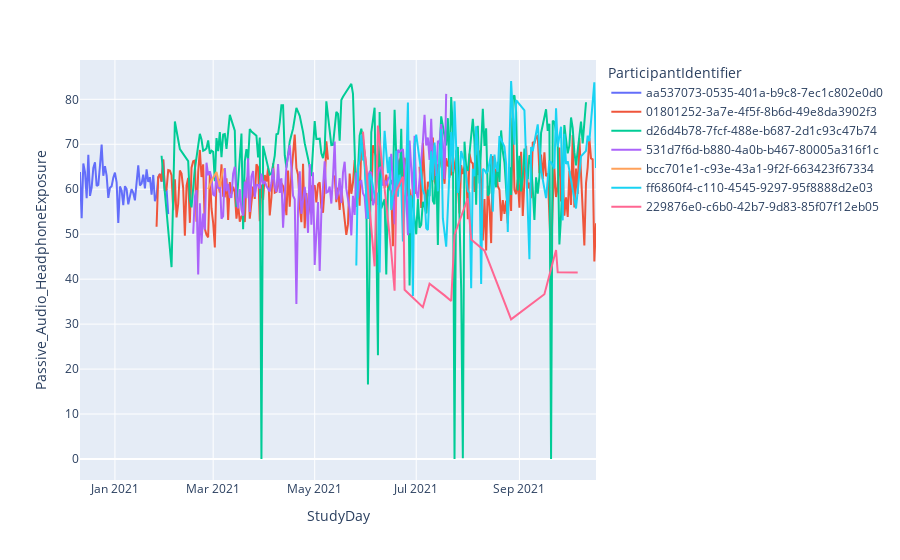

Source (notebook cell):
### Code cell
fig = px.line(df, x="StudyDay", y="Passive_Audio_HeadphoneExposure", color='ParticipantIdentifier')
fig.show()

### Figure 1 — Plotly figure (JSON) as saved in the notebook; plotly's stock layout.template omitted (floating-point values rounded to 4 significant figures; data arrays with more than 128 entries replaced by an {"elided": "..."} marker saying what was removed)
{"data": [{"hovertemplate": "ParticipantIdentifier=aa537073-0535-401a-b9c8-7ec1c802e0d0<br>StudyDay=%{x}<br>Passive_Audio_HeadphoneExposure=%{y}<extra></extra>", "legendgroup": "aa537073-0535-401a-b9c8-7ec1c802e0d0", "line": {"color": "#636efa", "dash": "solid"}, "mode": "lines", "name": "aa537073-0535-401a-b9c8-7ec1c802e0d0", "orientation": "v", "showlegend": true, "type": "scatter", "x": ["2020-12-11", "2020-12-12", "2020-12-13", "2020-12-14", "2020-12-15", "2020-12-16", "2020-12-17", "2020-12-18", "2020-12-19", "2020-12-20", "2020-12-21", "2020-12-22", "2020-12-23", "2020-12-24", "2020-12-25", "2020-12-26", "2020-12-27", "2020-12-28", "2020-12-29", "2020-12-30", "2020-12-31", "2021-01-01", "2021-01-02", "2021-01-03", "2021-01-04", "2021-01-05", "2021-01-06", "2021-01-07", "2021-01-08", "2021-01-09", "2021-01-10", "2021-01-11", "2021-01-12", "2021-01-13", "2021-01-14", "2021-01-15", "2021-01-16", "2021-01-17", "2021-01-18", "2021-01-19", "2021-01-20", "2021-01-21", "2021-01-22", "2021-01-23", "2021-01-24", "2021-01-25", "2021-01-26", "2021-01-27", "2021-01-28", "2021-01-29", "2021-01-30", "2021-01-31", "2021-02-01", "2021-02-02"], "xaxis": "x", "y": [63.82, 53.54, 65.71, 63.83, 57.99, 67.64, 58.53, 60.37, 64.72, 66.0, 60.72, 60.97, 65.25, 69.94, 63.0, 65.12, 63.06, 58.09, 60.34, 60.69, 62.56, 63.71, 61.54, 52.49, 60.63, 59.73, 56.46, 60.68, 60.03, 56.64, 58.41, 60.05, 59.19, 57.54, 61.46, 65.34, 60.82, 61.24, 63.26, 60.18, 64.43, 61.62, 62.67, 58.82, 63.18, 57.35, 58.48, 62.67, 63.4, 61.71, 66.6, 59.58, 60.03, 54.45], "yaxis": "y"}, {"hovertemplate": "ParticipantIdentifier=01801252-3a7e-4f5f-8b6d-49e8da3902f3<br>StudyDay=%{x}<br>Passive_Audio_HeadphoneExposure=%{y}<extra></extra>", "legendgroup": "01801252-3a7e-4f5f-8b6d-49e8da3902f3", "line": {"color": "#EF553B", "dash": "solid"}, "mode": "lines", "name": "01801252-3a7e-4f5f-8b6d-49e8da3902f3", "orientation": "v", "showlegend": true, "type": "scatter", "x": {"elided": "265 str values"}, "xaxis": "x", "y": {"elided": "265 float values"}, "yaxis": "y"}, {"hovertemplate": "ParticipantIdentifier=d26d4b78-7fcf-488e-b687-2d1c93c47b74<br>StudyDay=%{x}<br>Passive_Audio_HeadphoneExposure=%{y}<extra></extra>", "legendgroup": "d26d4b78-7fcf-488e-b687-2d1c93c47b74", "line": {"color": "#00cc96", "dash": "solid"}, "mode": "lines", "name": "d26d4b78-7fcf-488e-b687-2d1c93c47b74", "orientation": "v", "showlegend": true, "type": "scatter", "x": {"elided": "201 str values"}, "xaxis": "x", "y": {"elided": "201 float values"}, "yaxis": "y"}, {"hovertemplate": "ParticipantIdentifier=531d7f6d-b880-4a0b-b467-80005a316f1c<br>StudyDay=%{x}<br>Passive_Audio_HeadphoneExposure=%{y}<extra></extra>", "legendgroup": "531d7f6d-b880-4a0b-b467-80005a316f1c", "line": {"color": "#ab63fa", "dash": "solid"}, "mode": "lines", "name": "531d7f6d-b880-4a0b-b467-80005a316f1c", "orientation": "v", "showlegend": true, "type": "scatter", "x": {"elided": "142 str values"}, "xaxis": "x", "y": {"elided": "142 float values"}, "yaxis": "y"}, {"hovertemplate": "ParticipantIdentifier=bcc701e1-c93e-43a1-9f2f-663423f67334<br>StudyDay=%{x}<br>Passive_Audio_HeadphoneExposure=%{y}<extra></extra>", "legendgroup": "bcc701e1-c93e-43a1-9f2f-663423f67334", "line": {"color": "#FFA15A", "dash": "solid"}, "mode": "lines", "name": "bcc701e1-c93e-43a1-9f2f-663423f67334", "orientation": "v", "showlegend": true, "type": "scatter", "x": ["2021-02-26", "2021-02-27", "2021-02-28", "2021-03-03", "2021-03-05", "2021-03-07"], "xaxis": "x", "y": [59.99, 61.12, 61.91, 63.82, 60.53, 64.61], "yaxis": "y"}, {"hovertemplate": "ParticipantIdentifier=ff6860f4-c110-4545-9297-95f8888d2e03<br>StudyDay=%{x}<br>Passive_Audio_HeadphoneExposure=%{y}<extra></extra>", "legendgroup": "ff6860f4-c110-4545-9297-95f8888d2e03", "line": {"color": "#19d3f3", "dash": "solid"}, "mode": "lines", "name": "ff6860f4-c110-4545-9297-95f8888d2e03", "orientation": "v", "showlegend": true, "type": "scatter", "x": ["2021-05-26", "2021-05-27", "2021-05-28", "2021-05-29", "2021-05-30", "2021-05-31", "2021-06-01", "2021-06-02", "2021-06-03", "2021-06-04", "2021-06-07", "2021-06-08", "2021-06-09", "2021-06-10", "2021-06-11", "2021-06-12", "2021-06-14", "2021-06-15", "2021-06-16", "2021-06-17", "2021-06-18", "2021-06-19", "2021-06-20", "2021-06-21", "2021-06-22", "2021-06-23", "2021-06-24", "2021-06-25", "2021-06-26", "2021-06-27", "2021-06-28", "2021-06-29", "2021-06-30", "2021-07-01", "2021-07-04", "2021-07-05", "2021-07-06", "2021-07-07", "2021-07-08", "2021-07-09", "2021-07-10", "2021-07-11", "2021-07-12", "2021-07-14", "2021-07-15", "2021-07-16", "2021-07-17", "2021-07-19", "2021-07-22", "2021-07-23", "2021-07-24", "2021-07-26", "2021-07-27", "2021-07-28", "2021-07-30", "2021-08-01", "2021-08-02", "2021-08-03", "2021-08-04", "2021-08-05", "2021-08-06", "2021-08-08", "2021-08-09", "2021-08-10", "2021-08-11", "2021-08-12", "2021-08-13", "2021-08-15", "2021-08-16", "2021-08-17", "2021-08-18", "2021-08-19", "2021-08-20", "2021-08-23", "2021-08-24", "2021-08-25", "2021-08-26", "2021-08-27", "2021-08-29", "2021-08-30", "2021-09-04", "2021-09-07", "2021-09-08", "2021-09-09", "2021-09-12", "2021-09-14", "2021-09-17", "2021-09-19", "2021-09-20", "2021-09-21", "2021-09-22", "2021-09-23", "2021-09-24", "2021-09-26", "2021-09-27", "2021-09-28", "2021-09-29", "2021-09-30", "2021-10-05", "2021-10-08", "2021-10-11", "2021-10-12", "2021-10-13", "2021-10-16", "2021-10-17"], "xaxis": "x", "y": [43.03, 64.91, 66.46, 72.12, 66.43, 67.06, 57.72, 53.39, 63.48, 62.69, 56.52, 59.26, 41.49, 61.74, 64.08, 73.0, 63.57, 67.22, 55.38, 58.29, 59.67, 68.54, 58.36, 63.22, 61.06, 48.36, 56.15, 64.45, 79.28, 50.23, 58.66, 36.27, 70.0, 72.16, 63.78, 59.85, 58.76, 51.37, 50.92, 60.75, 68.42, 62.0, 70.4, 59.57, 68.15, 73.33, 53.51, 47.23, 72.72, 63.89, 79.56, 59.18, 62.02, 68.48, 65.9, 59.59, 59.19, 38.0, 64.58, 62.87, 74.02, 64.41, 38.95, 64.53, 64.28, 63.62, 63.93, 67.8, 55.02, 67.72, 64.88, 63.92, 71.83, 69.45, 65.6, 50.48, 69.46, 84.08, 69.92, 79.81, 77.56, 44.44, 69.4, 68.5, 74.44, 64.32, 58.02, 66.16, 65.99, 65.31, 64.61, 78.02, 69.49, 73.91, 53.07, 72.33, 65.62, 66.24, 55.72, 67.31, 68.55, 71.91, 70.71, 83.79, 64.71], "yaxis": "y"}, {"hovertemplate": "ParticipantIdentifier=229876e0-c6b0-42b7-9d83-85f07f12eb05<br>StudyDay=%{x}<br>Passive_Audio_HeadphoneExposure=%{y}<extra></extra>", "legendgroup": "229876e0-c6b0-42b7-9d83-85f07f12eb05", "line": {"color": "#FF6692", "dash": "solid"}, "mode": "lines", "name": "229876e0-c6b0-42b7-9d83-85f07f12eb05", "orientation": "v", "showlegend": true, "type": "scatter", "x": ["2021-05-30", "2021-06-06", "2021-06-08", "2021-06-16", "2021-06-18", "2021-06-19", "2021-06-23", "2021-06-24", "2021-07-05", "2021-07-09", "2021-07-18", "2021-07-22", "2021-07-24", "2021-08-01", "2021-08-03", "2021-08-07", "2021-08-11", "2021-08-27", "2021-09-16", "2021-09-23", "2021-09-24", "2021-10-06"], "xaxis": "x", "y": [72.81, 42.85, 74.16, 46.15, 37.42, 59.48, 62.8, 37.66, 33.76, 38.99, 36.39, 35.15, 49.89, 58.0, 48.81, 47.58, 46.33, 31.07, 36.64, 46.49, 41.51, 41.46], "yaxis": "y"}], "layout": {"autosize": true, "legend": {"title": {"text": "ParticipantIdentifier"}, "tracegroupgap": 0}, "margin": {"t": 60}, "xaxis": {"anchor": "y", "autorange": true, "domain": [0, 1], "range": ["2020-12-11", "2021-10-17"], "title": {"text": "StudyDay"}, "type": "date"}, "yaxis": {"anchor": "x", "autorange": true, "domain": [0, 1], "range": [-4.671, 88.75], "title": {"text": "Passive_Audio_HeadphoneExposure"}, "type": "linear"}}}
